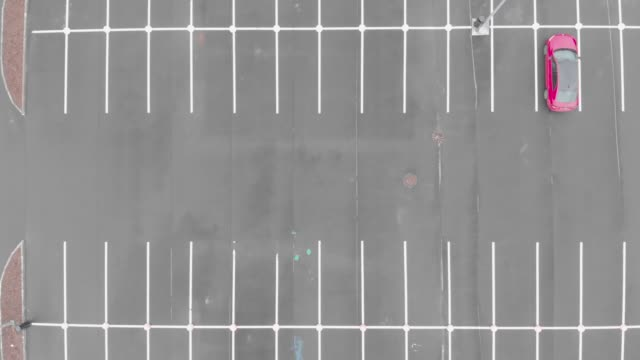
#> input picture foto/park.jpg, 640 x 360 px
$ python lineTracking.py
#> lines starting #> are read from the running program, lines starting #| are printed output that depends on the picture; after the words box and inside, x2 and y2 are one past the last pixel; in counts of white or black regions, pixels touching at a corner belong together
import cv2
import numpy as np
import math

line=cv2.imread("foto/park.jpg")
#> line is the input picture: shape (360, 640, 3); mean B, G, R 146.6, 146.4, 147.4
copy=line.copy()
grey=cv2.cvtColor(line,cv2.COLOR_BGR2GRAY)
kenar=cv2.Canny(grey,100,150)
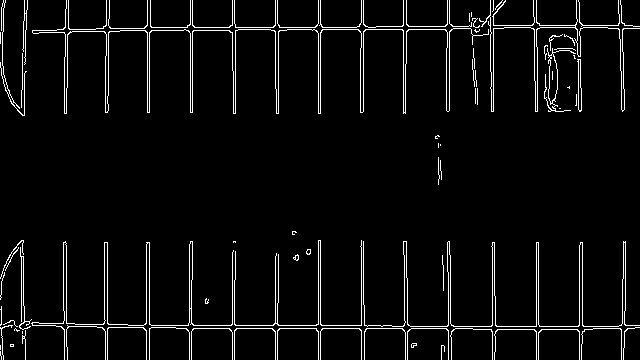
#> kenar: shape (360, 640); 4.5% white in thin lines or dots
lines=cv2.HoughLinesP(kenar,1, np.pi / 180, 50) # burda bize çizgileri yakalamamızı sağlıyor
#> lines = 177 rows, first 6: [193, 325, 231, 325], [455, 328, 472, 328], [64, 27, 65, 27], [194, 27, 229, 27], [365, 29, 402, 29], [493, 25, 522, 25]


for i in lines:
    x1,y1,x2,y2=i[0]
    cv2.line(line,(x1,y1),(x2,y2),(0,0,255),5) # burda ana resimde çizgiyi çiziyoruz
#> this loop made 177 passes
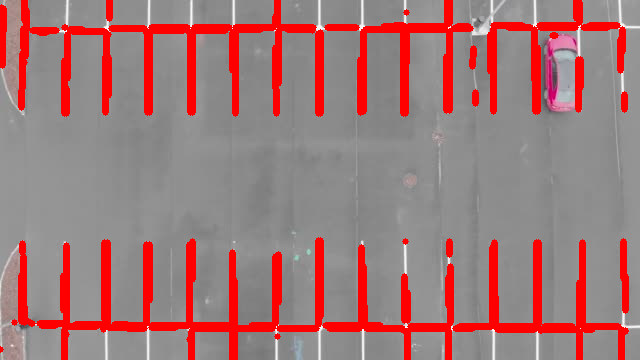
#> line: shape (360, 640, 3); 14.49% of pixels changed, all inside (x1, y1, x2, y2) = (0, 0, 629, 360)


cv2.imshow("Line",line)
cv2.imshow("Orjinal",copy)

cv2.waitKey(0)
cv2.destroyAllWindows()
